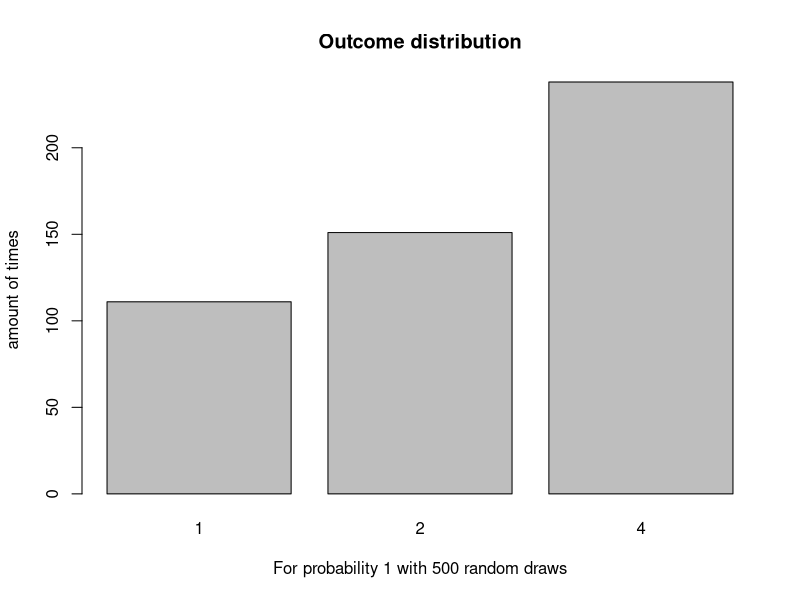
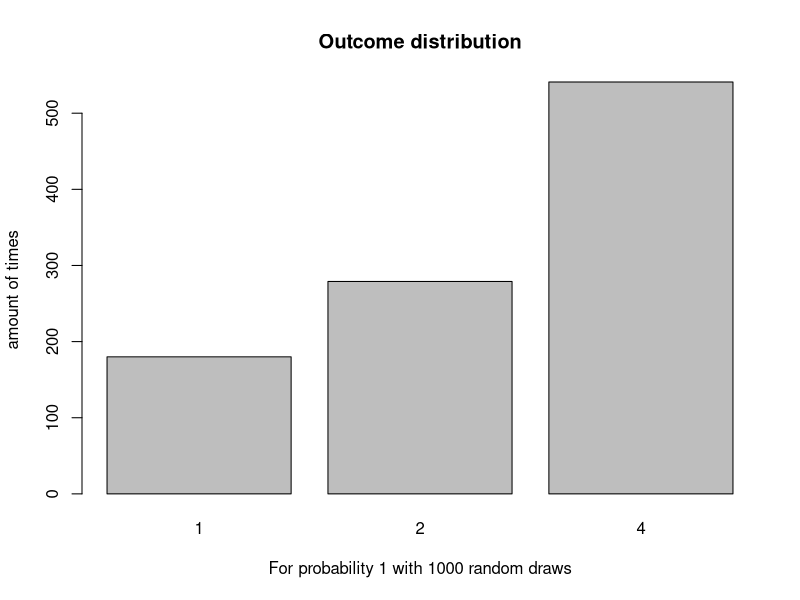
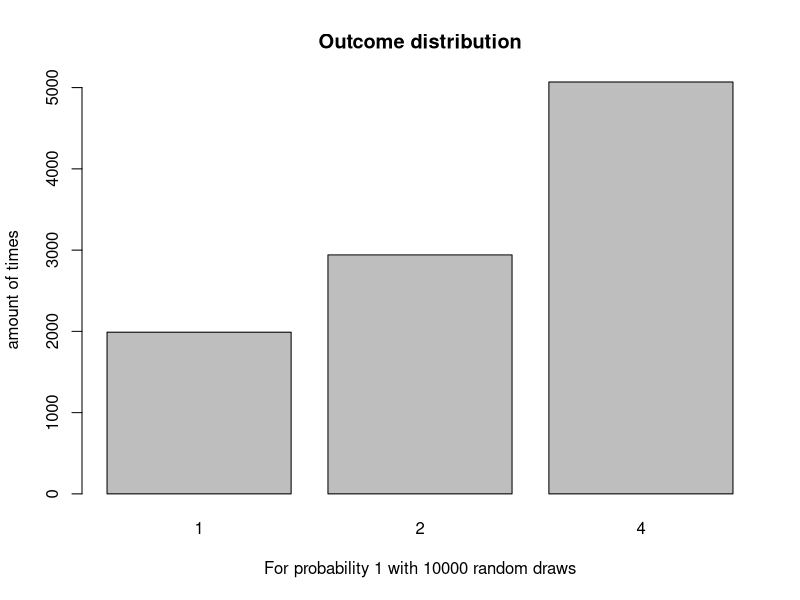
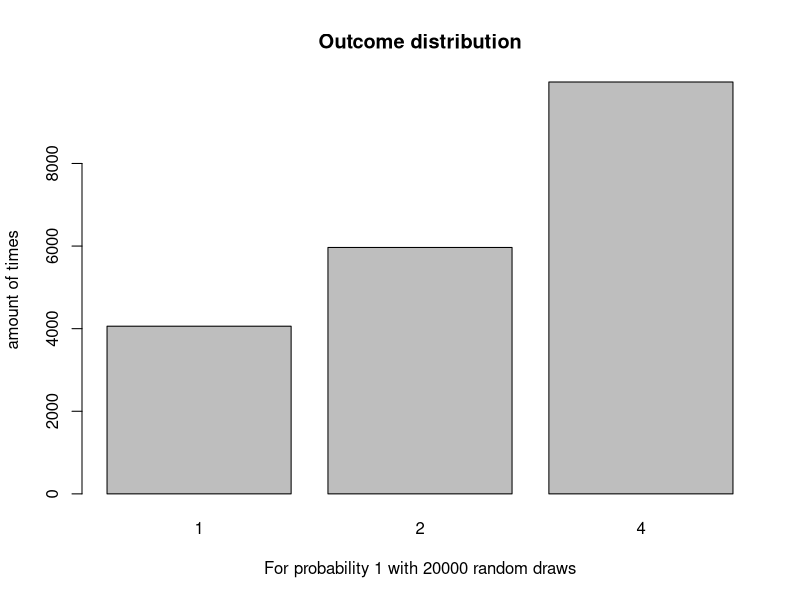
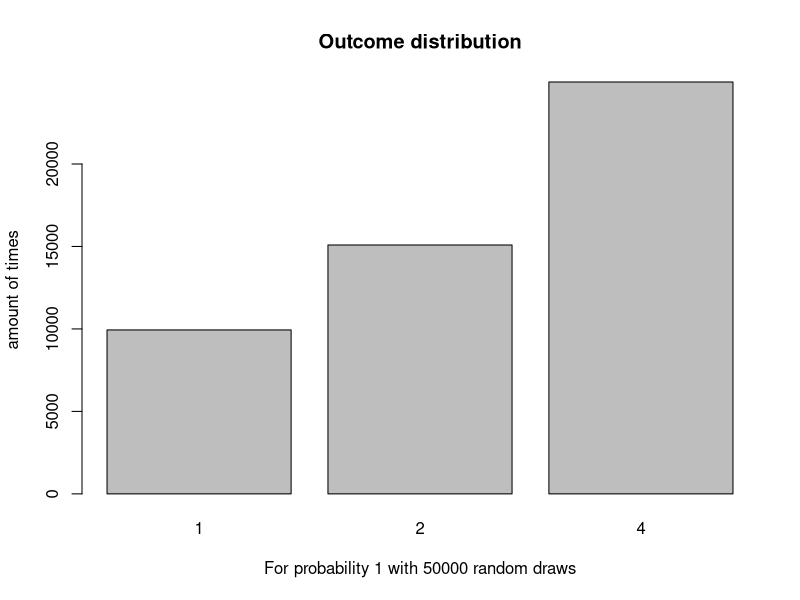
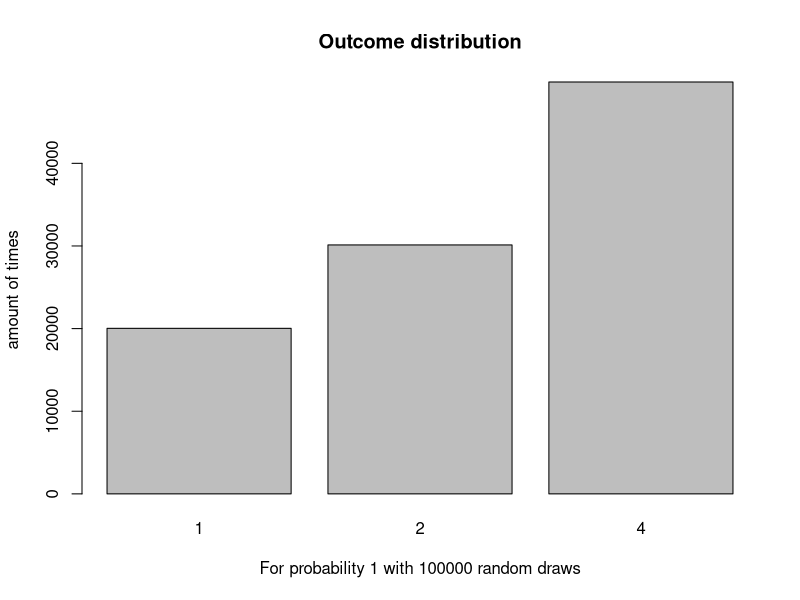

Generate these figures, in order, with R:
#Attempts for 500 random draws
n = 500
value <- c(1,2,4)
chances <- c(0.2, 0.3, 0.5)


outcome<-c(sample(value, n, TRUE, chances))

outcome

out1 <- (sum(sample(value,n,TRUE,chances) == 1 ))
out2 <- (sum(sample(value,n,TRUE,chances) == 2))
out3<-(sum(sample(value,n,TRUE,chances)==4))

out1
out2
out3

meaned <- mean(out1 + out2 + out3)/3
meaned

counts<-table(outcome)
barplot(counts, main="Outcome distribution",
        xlab="For probability 1 with 500 random draws", ylab="amount of times")

#Attempts for 1000 random draws

n = 1000
value <- c(1,2,4)
chances <- c(0.2, 0.3, 0.5)


outcome<-c(sample(value, n, TRUE, chances))

outcome

out1 <- (sum(sample(value,n,TRUE,chances) == 1 ))
out2 <- (sum(sample(value,n,TRUE,chances) == 2))
out3<-(sum(sample(value,n,TRUE,chances)==4))

out1
out2
out3

meaned <- mean(out1 + out2 + out3)/3
meaned

counts<-table(outcome)
barplot(counts, main="Outcome distribution",
        xlab="For probability 1 with 1000 random draws", ylab="amount of times")


#Attempts for 10000 random draws

n = 10000
value <- c(1,2,4)
chances <- c(0.2, 0.3, 0.5)


outcome<-c(sample(value, n, TRUE, chances))

outcome

out1 <- (sum(sample(value,n,TRUE,chances) == 1 ))
out2 <- (sum(sample(value,n,TRUE,chances) == 2))
out3<-(sum(sample(value,n,TRUE,chances)==4))

out1
out2
out3

meaned <- mean(out1 + out2 + out3)/3
meaned

counts<-table(outcome)
barplot(counts, main="Outcome distribution",
        xlab="For probability 1 with 10000 random draws", ylab="amount of times")

#Attempts for 20000 random draws

n = 20000
value <- c(1,2,4)
chances <- c(0.2, 0.3, 0.5)


outcome<-c(sample(value, n, TRUE, chances))

outcome

out1 <- (sum(sample(value,n,TRUE,chances) == 1 ))
out2 <- (sum(sample(value,n,TRUE,chances) == 2))
out3<-(sum(sample(value,n,TRUE,chances)==4))

out1
out2
out3

meaned <- mean(out1 + out2 + out3)/3
meaned

counts<-table(outcome)
barplot(counts, main="Outcome distribution",
        xlab="For probability 1 with 20000 random draws", ylab="amount of times")


#Attempts for 50000 random draws

n = 50000
value <- c(1,2,4)
chances <- c(0.2, 0.3, 0.5)


outcome<-c(sample(value, n, TRUE, chances))

outcome

out1 <- (sum(sample(value,n,TRUE,chances) == 1 ))
out2 <- (sum(sample(value,n,TRUE,chances) == 2))
out3<-(sum(sample(value,n,TRUE,chances)==4))

out1
out2
out3

meaned <- mean(out1 + out2 + out3)/3
meaned

counts<-table(outcome)
barplot(counts, main="Outcome distribution",
        xlab="For probability 1 with 50000 random draws", ylab="amount of times")

#Attempts for 100000 random draws

n = 100000
value <- c(1,2,4)
chances <- c(0.2, 0.3, 0.5)


outcome<-c(sample(value, n, TRUE, chances))

outcome

out1 <- (sum(sample(value,n,TRUE,chances) == 1 ))
out2 <- (sum(sample(value,n,TRUE,chances) == 2))
out3<-(sum(sample(value,n,TRUE,chances)==4))

out1
out2
out3

meaned <- mean(out1 + out2 + out3)/3
meaned

counts<-table(outcome)
barplot(counts, main="Outcome distribution",
        xlab="For probability 1 with 100000 random draws", ylab="amount of times")

